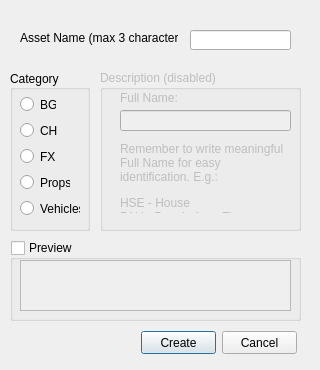
<?xml version="1.0" encoding="UTF-8"?>
<ui version="4.0">
 <class>AssetDialog</class>
 <widget class="QDialog" name="AssetDialog">
  <property name="geometry">
   <rect>
    <x>0</x>
    <y>0</y>
    <width>320</width>
    <height>370</height>
   </rect>
  </property>
  <property name="sizePolicy">
   <sizepolicy hsizetype="Fixed" vsizetype="Fixed">
    <horstretch>0</horstretch>
    <verstretch>0</verstretch>
   </sizepolicy>
  </property>
  <property name="minimumSize">
   <size>
    <width>320</width>
    <height>370</height>
   </size>
  </property>
  <property name="maximumSize">
   <size>
    <width>320</width>
    <height>370</height>
   </size>
  </property>
  <property name="windowTitle">
   <string>Create New Asset</string>
  </property>
  <widget class="QGroupBox" name="catGroup">
   <property name="geometry">
    <rect>
     <x>10</x>
     <y>70</y>
     <width>80</width>
     <height>161</height>
    </rect>
   </property>
   <property name="font">
    <font>
     <weight>50</weight>
     <bold>false</bold>
    </font>
   </property>
   <property name="title">
    <string>Category</string>
   </property>
   <property name="alignment">
    <set>Qt::AlignLeading|Qt::AlignLeft|Qt::AlignVCenter</set>
   </property>
   <property name="flat">
    <bool>false</bool>
   </property>
   <property name="checkable">
    <bool>false</bool>
   </property>
   <widget class="QRadioButton" name="catBG">
    <property name="geometry">
     <rect>
      <x>10</x>
      <y>26</y>
      <width>36</width>
      <height>17</height>
     </rect>
    </property>
    <property name="text">
     <string>BG</string>
    </property>
    <attribute name="buttonGroup">
     <string notr="true">catBtnGroup</string>
    </attribute>
   </widget>
   <widget class="QRadioButton" name="catCH">
    <property name="geometry">
     <rect>
      <x>10</x>
      <y>52</y>
      <width>37</width>
      <height>17</height>
     </rect>
    </property>
    <property name="text">
     <string>CH</string>
    </property>
    <attribute name="buttonGroup">
     <string notr="true">catBtnGroup</string>
    </attribute>
   </widget>
   <widget class="QRadioButton" name="catFX">
    <property name="geometry">
     <rect>
      <x>10</x>
      <y>78</y>
      <width>35</width>
      <height>17</height>
     </rect>
    </property>
    <property name="text">
     <string>FX</string>
    </property>
    <attribute name="buttonGroup">
     <string notr="true">catBtnGroup</string>
    </attribute>
   </widget>
   <widget class="QRadioButton" name="catProps">
    <property name="geometry">
     <rect>
      <x>10</x>
      <y>104</y>
      <width>50</width>
      <height>17</height>
     </rect>
    </property>
    <property name="text">
     <string>Props</string>
    </property>
    <attribute name="buttonGroup">
     <string notr="true">catBtnGroup</string>
    </attribute>
   </widget>
   <widget class="QRadioButton" name="catVehicles">
    <property name="geometry">
     <rect>
      <x>10</x>
      <y>130</y>
      <width>60</width>
      <height>17</height>
     </rect>
    </property>
    <property name="text">
     <string>Vehicles</string>
    </property>
    <attribute name="buttonGroup">
     <string notr="true">catBtnGroup</string>
    </attribute>
   </widget>
  </widget>
  <widget class="QGroupBox" name="previewGroup">
   <property name="geometry">
    <rect>
     <x>10</x>
     <y>240</y>
     <width>291</width>
     <height>81</height>
    </rect>
   </property>
   <property name="title">
    <string>Preview</string>
   </property>
   <property name="checkable">
    <bool>true</bool>
   </property>
   <property name="checked">
    <bool>false</bool>
   </property>
   <widget class="QPlainTextEdit" name="previewText">
    <property name="geometry">
     <rect>
      <x>10</x>
      <y>20</y>
      <width>271</width>
      <height>51</height>
     </rect>
    </property>
    <property name="readOnly">
     <bool>true</bool>
    </property>
   </widget>
  </widget>
  <widget class="QGroupBox" name="descGroup">
   <property name="enabled">
    <bool>false</bool>
   </property>
   <property name="geometry">
    <rect>
     <x>100</x>
     <y>70</y>
     <width>201</width>
     <height>161</height>
    </rect>
   </property>
   <property name="title">
    <string>Description (disabled)</string>
   </property>
   <widget class="QLineEdit" name="descNameLineEdit">
    <property name="geometry">
     <rect>
      <x>20</x>
      <y>40</y>
      <width>171</width>
      <height>21</height>
     </rect>
    </property>
   </widget>
   <widget class="QLabel" name="descName">
    <property name="geometry">
     <rect>
      <x>20</x>
      <y>20</y>
      <width>61</width>
      <height>16</height>
     </rect>
    </property>
    <property name="text">
     <string>Full Name:</string>
    </property>
   </widget>
   <widget class="QLabel" name="descHint">
    <property name="geometry">
     <rect>
      <x>20</x>
      <y>72</y>
      <width>171</width>
      <height>71</height>
     </rect>
    </property>
    <property name="text">
     <string>&lt;html&gt;&lt;head/&gt;&lt;body&gt;&lt;p&gt;Remember to write meaningful Full Name for easy identification. E.g.:&lt;/p&gt;&lt;p&gt;HSE - House&lt;br/&gt;PAU - Pope's Aura Flame&lt;/p&gt;&lt;/body&gt;&lt;/html&gt;</string>
    </property>
    <property name="textFormat">
     <enum>Qt::AutoText</enum>
    </property>
    <property name="scaledContents">
     <bool>false</bool>
    </property>
    <property name="wordWrap">
     <bool>true</bool>
    </property>
   </widget>
  </widget>
  <widget class="QLabel" name="assetLabel">
   <property name="geometry">
    <rect>
     <x>20</x>
     <y>30</y>
     <width>158</width>
     <height>16</height>
    </rect>
   </property>
   <property name="text">
    <string>Asset Name (max 3 characters) :</string>
   </property>
  </widget>
  <widget class="QLineEdit" name="assetLineEdit">
   <property name="geometry">
    <rect>
     <x>190</x>
     <y>30</y>
     <width>101</width>
     <height>20</height>
    </rect>
   </property>
   <property name="toolTip">
    <string>Alphanumeric only</string>
   </property>
   <property name="maxLength">
    <number>3</number>
   </property>
   <property name="alignment">
    <set>Qt::AlignCenter</set>
   </property>
  </widget>
  <widget class="QPushButton" name="btnCreate">
   <property name="geometry">
    <rect>
     <x>141</x>
     <y>331</y>
     <width>75</width>
     <height>23</height>
    </rect>
   </property>
   <property name="text">
    <string>Create</string>
   </property>
  </widget>
  <widget class="QPushButton" name="btnCancel">
   <property name="geometry">
    <rect>
     <x>222</x>
     <y>331</y>
     <width>75</width>
     <height>23</height>
    </rect>
   </property>
   <property name="text">
    <string>Cancel</string>
   </property>
  </widget>
  <zorder>catGroup</zorder>
  <zorder>previewGroup</zorder>
  <zorder>descGroup</zorder>
  <zorder>assetLineEdit</zorder>
  <zorder>assetLabel</zorder>
  <zorder>catVehicles</zorder>
  <zorder>catCH</zorder>
  <zorder>catFX</zorder>
  <zorder>catProps</zorder>
  <zorder>catBG</zorder>
  <zorder>btnCreate</zorder>
  <zorder>btnCancel</zorder>
 </widget>
 <resources/>
 <connections/>
 <buttongroups>
  <buttongroup name="catBtnGroup"/>
 </buttongroups>
</ui>
